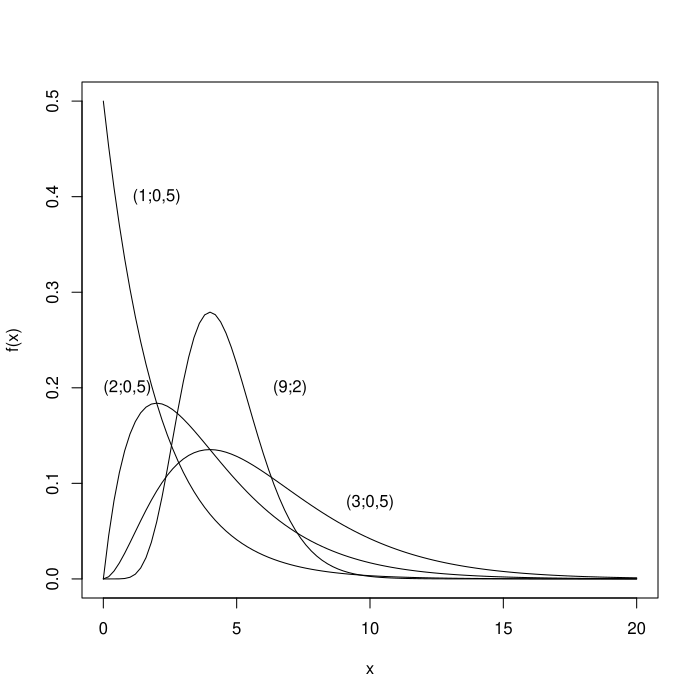

Recreate this plot in R.
curve(dgamma(x,1,1/2),0,20,ylab="f(x)")
curve(dgamma(x,2,1/2),0,20,add=T)
curve(dgamma(x,9,2),0,20,add=T)
curve(dgamma(x,3,1/2),0,20,add=T)
text(2,0.4,"(1;0,5)")
text(0.9,0.2,"(2;0,5)")
text(7,0.2,"(9;2)")
 text(10,0.08,"(3;0,5)")
